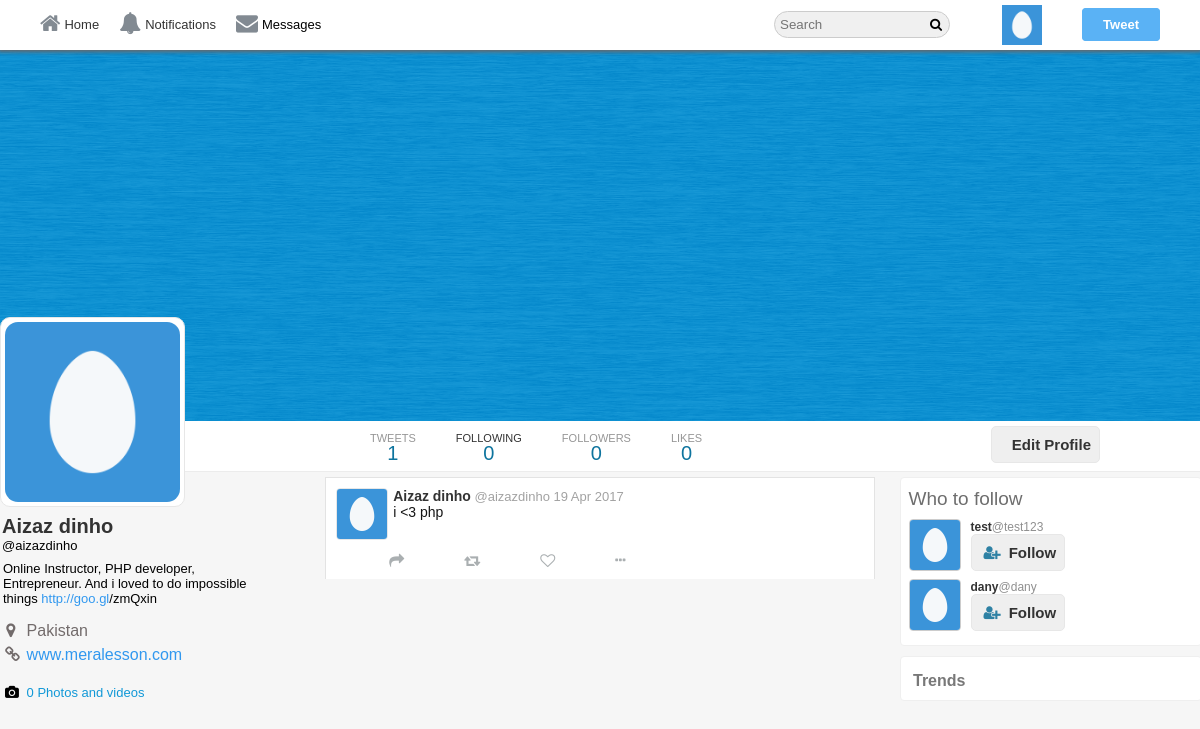
The page /aizazdinho (signed in) on the database its author committed.
### tables this page shows
CREATE TABLE `users` (
  `user_id` int(11) NOT NULL,
  `username` varchar(140) DEFAULT NULL,
  `email` varchar(40) NOT NULL,
  `password` varchar(255) NOT NULL,
  `screenName` varchar(40) DEFAULT NULL,
  `profileImage` varchar(255) NOT NULL,
  `profileCover` varchar(255) NOT NULL,
  `following` int(11) DEFAULT 0,
  `followers` int(11) DEFAULT 0,
  `bio` varchar(140) DEFAULT NULL,
  `country` varchar(80) DEFAULT NULL,
  `website` varchar(255) DEFAULT NULL
);

CREATE TABLE `tweets` (
  `tweetID` int(11) NOT NULL,
  `status` varchar(140) NOT NULL,
  `tweetBy` int(11) NOT NULL,
  `tweetImage` varchar(255) NOT NULL,
  `retweetID` int(11) DEFAULT 0,
  `retweetBy` int(11) NOT NULL DEFAULT 0,
  `postedOn` datetime NOT NULL,
  `likesCount` int(11) DEFAULT 0,
  `retweetCount` int(11) DEFAULT 0,
  `retweetMsg` varchar(140) DEFAULT NULL
);

### core/init.php (called while the page is built, shortened)
<?php
	include 'database/connection.php';
	include 'classes/user.php';
	include 'classes/tweet.php';
	include 'classes/follow.php';
  	global $pdo;
  	$getFromU = new User($pdo);
  	$getFromT = new Tweet($pdo);
    $getFromF = new Follow($pdo);
 ?>

### core/classes/user.php (called while the page is built, shortened)
	<?php
class User{
	protected $pdo;
 	public function __construct($pdo){
	    $this->pdo = $pdo;
	}
	public function checkInput($data){
		$data = htmlspecialchars($data);
		$data = trim($data);
		$data = stripcslashes($data);
		return $data;
	}
	public function userData($user_id){
		$stmt = $this->pdo->prepare('SELECT * FROM `users` WHERE `user_id` = :user_id');
		$stmt->bindParam(':user_id', $user_id, PDO::PARAM_INT);
		$stmt->execute();
		return $stmt->fetch(PDO::FETCH_OBJ);
	}
	public function loggedIn(){
		return (isset($_SESSION['user_id'])) ? true : false;
	}
	public function userIdbyUsername($username){
		$stmt = $this->pdo->prepare("SELECT `user_id` FROM `users` WHERE (`username`  = :username)");
		$stmt->bindParam("username", $username, PDO::PARAM_STR);
		$stmt->execute();
	    $user = $stmt->fetch(PDO::FETCH_OBJ);
	    return $user->user_id;
	}
	public function timeAgo($datetime){
		$time    = strtotime($datetime);
 		$current = time();
 		$seconds = $current - $time;
 		$minutes = round($seconds / 60);
		$hours   = round($seconds / 3600);
		$months  = round($seconds / 2600640);
		if($seconds <= 60){
			if($seconds == 0){
				return 'now';
			}else{
				return $seconds.'s';
			}
		}else if($minutes <= 60){
			return $minutes.'m';
		}else if($hours <= 24){
			return $hours.'h';
		}else if($months <= 12){
			return date('M j', $time);
		}else{
			return date('j M Y', $time);
		}
	}
}
?>

### profile.php (the view, shortened to what this page needs)
<?php
include 'core/init.php';
 if (isset($_GET['username']) === true && empty($_GET['username']) === false) {
  $username = $getFromU->checkInput($_GET['username']);
  $profileId = $getFromU->userIdByUsername($username);
  $profileData = $getFromU->userData($profileId);
  $user_id = @$_SESSION['user_id'];
  $user = $getFromU->userData($user_id);
  $notify  = $getFromM->getNotificationCount($user_id);
}
?>
<!doctype html>
<html>
	<head>
  	<link rel="stylesheet" href="https://cdnjs.cloudflare.com/ajax/libs/font-awesome/4.6.3/css/font-awesome.css"/>
  	<link rel="stylesheet" href="<?php echo BASE_URL; ?>assets/css/style-complete.css"/>
    </head>
<body>
<div class="wrapper">
<div class="header-wrapper">
	<div class="nav-container">
    	<div class="nav">
		<div class="nav-left">
			<ul>
				 <li><a href="<?php echo BASE_URL; ?>home.php"><i class="fa fa-home" aria-hidden="true"></i>Home</a></li>
      			<?php if($getFromU->loggedIn()=== true){?>
					<li><a href="<?php echo BASE_URL;?>i/notifications"><i class="fa fa-bell" aria-hidden="true"></i>Notifications</a></li>
					<li id="messagePopup"><i class="fa fa-envelope" aria-hidden="true"></i>Messages<span id="messages"><?php if($notify->totalM > 0){echo '<span class="span-i">'.$notify->totalM.'</span>';}?></span></li>
				<?php }?>
			</ul>
		</div>
		<div class="nav-right">
			<ul>
				<li><input type="text" placeholder="Search" class="search"/><i class="fa fa-search" aria-hidden="true"></i>
				</li>
        <?php if($getFromU->loggedIn() === true){ ?>
				<li class="hover"><label class="drop-label" for="drop-wrap1"><img src="<?php echo BASE_URL.$user->profileImage; ?>"/></label>
				</li>
				<li><label for="pop-up-tweet" class="addTweetBtn">Tweet</label></li>
      <?php }else{
        echo '<li><a href="'.BASE_URL.'index.php">Have an account? Log in!</a></li>';
      } ?>
      </ul>
		</div>
	</div>
	</div>
</div>
<div class="profile-cover-wrap">
<div class="profile-cover-inner">
	<div class="profile-cover-img">
		<img src="<?php echo BASE_URL.$profileData->profileCover; ?>"/>
	</div>
</div>
<div class="profile-nav">
 <div class="profile-navigation">
	<ul>
		<li>
		<div class="n-head">
			TWEETS
		</div>
		<div class="n-bottom">
		  <?php $getFromT->countTweets($profileId); ?>
		</div>
		</li>
		<li>
			<a href="<?php echo BASE_URL.$profileData->username; ?>/following">
				<div class="n-head">
					<a href="<?php echo BASE_URL.$profileData->username; ?>/following">FOLLOWING</a>
				</div>
				<div class="n-bottom">
					<span class="count-following"><?php echo $profileData->following; ?></span>
				</div>
			</a>
		</li>
		<li>
		 <a href="<?php echo BASE_URL.$profileData->username; ?>/followers">
				<div class="n-head">
					FOLLOWERS
				</div>
				<div class="n-bottom">
					<span class="count-followers"><?php echo $profileData->followers; ?></span>
				</div>
			</a>
		</li>
		<li>
			<a href="#">
				<div class="n-head">
					LIKES
				</div>
				<div class="n-bottom">
					<?php $getFromT->countLikes($profileId); ?>
				</div>
			</a>
		</li>
	</ul>
	<div class="edit-button">
		<span>
			<?php echo $getFromF->followBtn($profileId, $user_id, $profileData->user_id); ?>
 		</span>
	</div>
    </div>
</div>
</div>
<div class="in-wrapper">
 <div class="in-full-wrap">
   <div class="in-left">
     <div class="in-left-wrap">
	<div class="profile-info-wrap">
	 <div class="profile-info-inner">
		<div class="profile-img">
			<img src="<?php echo BASE_URL.$profileData->profileImage; ?>"/>
		</div>
		<div class="profile-name-wrap">
			<div class="profile-name">
				<a href="<?php echo BASE_URL.$profileData->username; ?>"><?php echo $profileData->screenName; ?></a>
			</div>
			<div class="profile-tname">
				@<span class="username"><?php echo $profileData->username; ?></span>
			</div>
		</div>
		<div class="profile-bio-wrap">
		 <div class="profile-bio-inner">
		    <?php echo $getFromT->getTweetLinks($profileData->bio); ?>
		 </div>
		</div>
<div class="profile-extra-info">
	<div class="profile-extra-inner">
		<ul>
      <?php if(!empty($profileData->country)){ ?>
			<li>
				<div class="profile-ex-location-i">
					<i class="fa fa-map-marker" aria-hidden="true"></i>
				</div>
				<div class="profile-ex-location">
					<?php echo $profileData->country; ?>
				</div>
			</li>
    <?php } ?>
    <?php if(!empty($profileData->website)){ ?>
			<li>
				<div class="profile-ex-location-i">
					<i class="fa fa-link" aria-hidden="true"></i>
				</div>
				<div class="profile-ex-location">
					<a href="<?php echo $profileData->website; ?>" target="_blank"><?php echo $profileData->website; ?></a>
				</div>
			</li>
    <?php } ?>
		</ul>
	</div>
</div>
<div class="profile-extra-footer">
	<div class="profile-extra-footer-head">
		<div class="profile-extra-info">
			<ul>
				<li>
					<div class="profile-ex-location-i">
						<i class="fa fa-camera" aria-hidden="true"></i>
					</div>
					<div class="profile-ex-location">
						<a href="#">0 Photos and videos </a>
					</div>
				</li>
			</ul>
		</div>
	</div>
</div>
	 </div>
	</div>
	</div>
  </div>
<div class="in-center">
	<div class="in-center-wrap">
  <?php
  $tweets = $getFromT->getUserTweets($profileId);
  foreach ($tweets as $tweet) {
    $likes   = $getFromT->likes($user_id, $tweet->tweetID);
    $retweet = $getFromT->checkRetweet($tweet->tweetID, $user_id);
    $user    = $getFromU->userData($tweet->retweetBy);
    echo '<div class="all-tweet">
		    <div class="t-show-wrap">
		     <div class="t-show-inner">
		     '.(((isset($retweet['retweetID'])) ? $retweet['retweetID'] === $tweet->retweetID OR $tweet->retweetID > 0 : '') ? '
		          <span><i class="fa fa-retweet" aria-hidden="true"></i></span><span>'.$user->screenName.' Retweeted</span>
		      </div>'
		      : '').'
		      '.(((isset($retweet['tweetID'])) ? !empty($tweet->retweetMsg) && $tweet->tweetID === $retweet['tweetID'] or $tweet->retweetID > 0 : '') ? '<div class="t-show-head">
		      <div class="t-show-popup" data-tweet="'.$tweet->tweetID.'">
		          <img src="'.BASE_URL.$user->profileImage.'"/>
		            <span><a href="'.BASE_URL.$user->username.'">'.$user->screenName.'</a></span>
		            <span>@'.$user->username.'</span>
		            <span>'.$getFromU->timeAgo($tweet->postedOn).'</span>
		            '.$getFromT->getTweetLinks($tweet->retweetMsg).'
		          '.((!empty($tweet->tweetImage)) ? '
		              <img src="'.BASE_URL.$tweet->tweetImage.'" class="imagePopup" data-tweet="'.$tweet->tweetID.'"/>
		            </div>' : '').'
		                <span><a href="'.BASE_URL.$tweet->username.'">'.$tweet->screenName.'</a></span>
		                <span>@'.$tweet->username.'</span>
		                <span>'.$getFromU->timeAgo($tweet->postedOn).'</span>
		                '.$getFromT->getTweetLinks($tweet->status).'
		      </div>' : '
		      <div class="t-show-popup" data-tweet="'.$tweet->tweetID.'">
		        <div class="t-show-head">
		          <div class="t-show-img">
		            <img src="'.BASE_URL.$tweet->profileImage.'"/>
		          </div>
		          <div class="t-s-head-content">
		            <div class="t-h-c-name">
		              <span><a href="'.$tweet->username.'">'.$tweet->screenName.'</a></span>
		              <span>@'.$tweet->username.'</span>
		              <span>'.$getFromU->timeAgo($tweet->postedOn).'</span>
		            </div>
		            <div class="t-h-c-dis">
		              '.$getFromT->getTweetLinks($tweet->status).'
		            </div>
		          </div>
		        </div>'.
		        ((!empty($tweet->tweetImage)) ?
		         '
		                   <img src="'.BASE_URL.$tweet->tweetImage.'" class="imagePopup" data-tweet="'.$tweet->tweetID.'"/>
		        ' : '').'
		      </div>').'
		      <div class="t-show-footer">
		        <div class="t-s-f-right">
		          <ul>
		          '.(($getFromU->loggedIn() === true) ? '
		            <li><button><i class="fa fa-share" aria-hidden="true"></i></button></li>
		            <li>'.(((isset($retweet['retweetID'])) ? $tweet->tweetID === $retweet['retweetID'] OR $user_id == $retweet['retweetBy'] : '') ?
		            	''.$tweet->tweetID.''.$tweet->tweetBy.''.(($tweet->retweetCount > 0) ? $tweet->retweetCount : '').'' :
		            	'<button class="retweet" data-tweet="'.$tweet->tweetID.'" data-user="'.$tweet->tweetBy.'"><i class="fa fa-retweet" aria-hidden="true"></i><span class="retweetsCount">'.(($tweet->retweetCount > 0) ? $tweet->retweetCount : '').'</span></button>').'</li>
		            <li>'.(((isset($likes['likeOn'])) ? $likes['likeOn'] === $tweet->tweetID : '') ?
		            	''.$tweet->tweetID.''.$tweet->tweetBy.''.(($tweet->likesCount > 0) ? $tweet->likesCount : '' ).'' :
		            	'<button class="like-btn" data-tweet="'.$tweet->tweetID.'" data-user="'.$tweet->tweetBy.'"><i class="fa fa-heart-o" aria-hidden="true"></i><span class="likesCounter">'.(($tweet->likesCount > 0) ? $tweet->likesCount : '' ).'</span></button>').'
		            </li>
		            '.(($tweet->tweetBy === $user_id) ? '
		              <li>
			              <a href="#" class="more"><i class="fa fa-ellipsis-h" aria-hidden="true"></i></a>
			                <li><label class="deleteTweet" data-tweet="'.$tweet->tweetID.'">Delete Tweet</label></li>
		              </li>' : '').'
		           ' : '<li><button><i class="fa fa-share" aria-hidden="true"></i></button></li>
		            ').'
		          </ul>
		        </div>
		      </div>
		    </div>
		    </div>
		    </div>';
  }
  ?>
	</div>
</div>
<div class="in-right">
	<div class="in-right-wrap">
	    <?php $getFromF->whoToFollow($user_id, $profileId); ?>
   	   <?php $getFromT->trends(); ?>
	</div>
</div>
		</div>
	</div>
 </div>
</body>
</html>

### core/classes/tweet.php (shortened to what this page needs)
	<?php
class Tweet extends User{
 	public function __construct($pdo){
		$this->pdo = $pdo;
	}
	public function getUserTweets($user_id){
		$stmt = $this->pdo->prepare("SELECT * FROM `tweets` LEFT JOIN `users` ON `tweetBy` = `user_id` WHERE `tweetBy` = :user_id AND `retweetID` = '0' OR `retweetBy` = :user_id ORDER BY `tweetID` DESC");
		$stmt->bindParam(":user_id", $user_id, PDO::PARAM_INT);
		$stmt->execute();
		return $stmt->fetchAll(PDO::FETCH_OBJ);
	}
	public function getTweetLinks($tweet){
		$tweet = preg_replace("/(https?:\/\/)([\w]+.)([\w\.]+)/", "<a href='$0' target='_blink'>$0</a>", $tweet);
		$tweet = preg_replace("/#([\w]+)/", "<a href='http://localhost/twitter/hashtag/$1'>$0</a>", $tweet);
		$tweet = preg_replace("/@([\w]+)/", "<a href='http://localhost/twitter/$1'>$0</a>", $tweet);
		return $tweet;
	}
	public function countTweets($user_id){
		$stmt = $this->pdo->prepare("SELECT COUNT(`tweetID`) AS `totalTweets` FROM `tweets` WHERE `tweetBy` = :user_id AND `retweetID` = '0' OR `retweetBy` = :user_id");
		$stmt->bindParam(":user_id", $user_id, PDO::PARAM_INT);
		$stmt->execute();
		$count = $stmt->fetch(PDO::FETCH_OBJ);
		echo $count->totalTweets;
	}
	public function countLikes($user_id){
		$stmt = $this->pdo->prepare("SELECT COUNT(`likeID`) AS `totalLikes` FROM `likes` WHERE `likeBy` = :user_id");
		$stmt->bindParam(":user_id", $user_id, PDO::PARAM_INT);
		$stmt->execute();
		$count = $stmt->fetch(PDO::FETCH_OBJ);
		echo $count->totalLikes;
	}
	public function trends(){
		echo '<div class="trend-wrapper"><div class="trend-inner"><div class="trend-title"><h3>Trends</h3></div>';
		echo '</div></div>';
	}
}
?>

### core/classes/follow.php (shortened to what this page needs)
<?php
 class Follow extends User{
    public function __construct($pdo){
        $this->pdo = $pdo;
    }
	public function checkFollow($followerID, $user_id){
		$stmt = $this->pdo->prepare("SELECT * FROM `follow` WHERE `sender` = :user_id  AND `receiver` = :followerID");
		$stmt->bindParam(":user_id", $user_id, PDO::PARAM_INT);
		$stmt->bindParam(":followerID", $followerID, PDO::PARAM_INT);
		$stmt->execute();
		return $stmt->fetch(PDO::FETCH_ASSOC);
	}
	public function followBtn($profileID, $user_id, $followID){
		$data = $this->checkFollow($profileID, $user_id);
		if($this->loggedIn()===true){
			if($profileID != $user_id){
				if(isset($data['receiver']) && $data['receiver'] === $profileID){
					return "<button class='f-btn following-btn follow-btn' data-follow='".$profileID."' data-profile='".$followID."'>Following</button>";
				}else{
					return "<button class='f-btn follow-btn' data-follow='".$profileID."' data-profile='".$followID."'><i class='fa fa-user-plus'></i>Follow</button>";
				}
			}else{
				return "<button class='f-btn' onclick=location.href='".BASE_URL."profileEdit.php'>Edit Profile</button>";
			}
		}else{
			return "<button class='f-btn' onclick=location.href='".BASE_URL."index.php'><i class='fa fa-user-plus'></i>Follow</button>";
		}
	}
	public function whoToFollow($user_id, $profileID){
		$stmt = $this->pdo->prepare("SELECT * FROM `users` WHERE `user_id` != :user_id AND `user_id` NOT IN (SELECT `receiver` FROM `follow` WHERE `sender` = :user_id) ORDER BY rand() LIMIT 3");
		$stmt->execute(array("user_id" => $user_id));
		$users = $stmt->fetchAll(PDO::FETCH_OBJ);
		echo '<div class="follow-wrap"><div class="follow-inner"><div class="follow-title"><h3>Who to follow</h3></div>';
		foreach ($users as $user) {
			echo '<div class="follow-body">
					<div class="follow-img">
					  <img src="'.BASE_URL.$user->profileImage.'"/>
				    </div>
					<div class="follow-content">
						<div class="fo-co-head">
							<a href="'.BASE_URL.$user->username.'">'.$user->screenName.'</a><span>@'.$user->username.'</span>
						</div>
						'.$this->followBtn($user->user_id, $user_id, $profileID).'
					</div>
				</div>';
		}
		echo '</div></div>';
	}
}
?>

### rows shown on the page
users: profileImage (placeholder picture), profileCover (placeholder picture), following "0", followers "0", screenName "Aizaz dinho", username "aizazdinho", bio "Online Instructor, PHP developer, Entrepreneur. And i loved to do impossible things http://goo.gl /zmQxin", country "Pakistan", website "www.meralesson.com"
tweets: users.profileImage (placeholder picture), users.screenName "Aizaz dinho", users.username "aizazdinho", postedOn "19 Apr 2017", status "i <3 php"
users: profileImage (placeholder picture), screenName "test", username "test123"
users: profileImage (placeholder picture), screenName "dany", username "dany"

### other values the page prints
$count->totalTweets "1"
$count->totalLikes "0"
